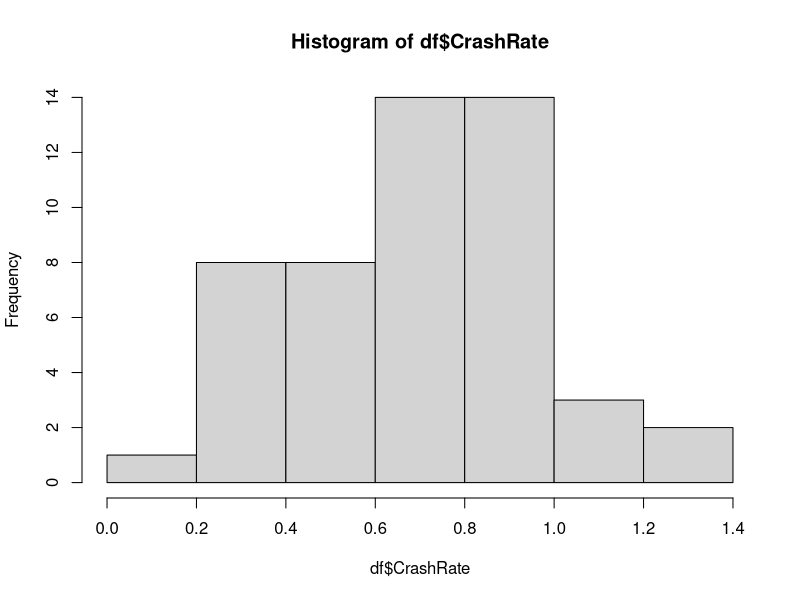
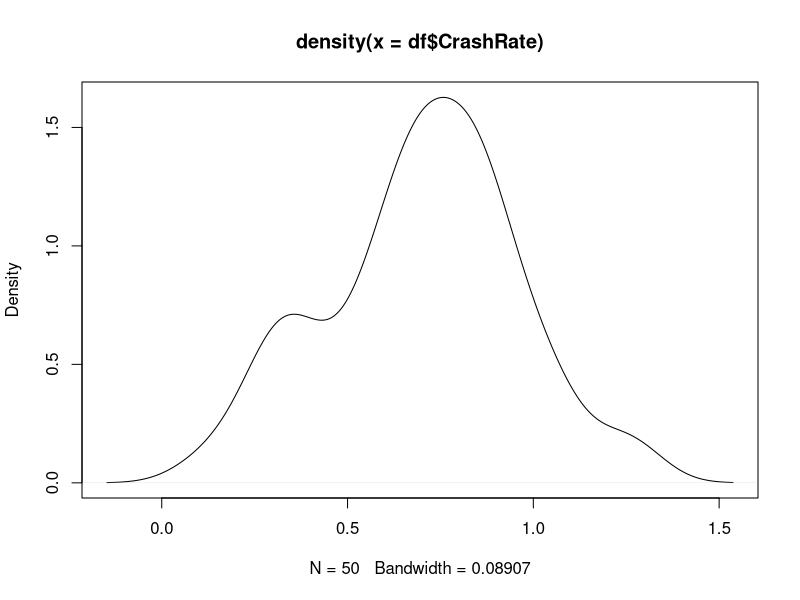

Source code (R) for these figures, in order:
## ---- chunk 1
df <- c(0.3, 0.91, 0.69, 0.57, 0.28, 0.86, 0.68, 0.36, 0.83, 0.88, 
0.76, 0.85, 1.05, 0.7, 0.83, 0.76, 0.51, 0.6, 0.8, 0.71, 1.24, 
1.09, 0.23, 0.67, 0.97, 0.97, 0.37, 0.31, 0.76, 0.63, 0.91, 0.97, 
0.4, 0.59, 1.05, 0.57, 0.12, 0.69, 0.86, 0.7, 0.6, 0.69, 0.51, 
0.72, 1.27, 0.82, 0.43, 0.86, 0.32, 0.83)

df <- data.frame(df)
colnames(df) <- "CrashRate"
df
## ---- chunk 2
hist(df$CrashRate)
plot(density(df$CrashRate)) # plots the results
## ---- chunk 3
mean_pop <- 0.5 # μέσο όρο πληθυσμού
sd_pop <- 0.1 #τυπική απόκλιση πληθυσμού
mean_sample <- mean(df$CrashRate) # 0.7016
sd_sample <-sd(df$CrashRate) # 0.2579619
N <- length(df$CrashRate) # 50
## ---- chunk 4
alpha <- 0.05
## ---- chunk 5
Z.critical <- qnorm(1-(0.05/2))

Z.critical
## ---- chunk 6
z_obtained<-(mean_sample-mean_pop)/(sd_pop/sqrt(N))
z_obtained
## ---- chunk 7
Z.critical <- qnorm(0.05, lower.tail = F)
